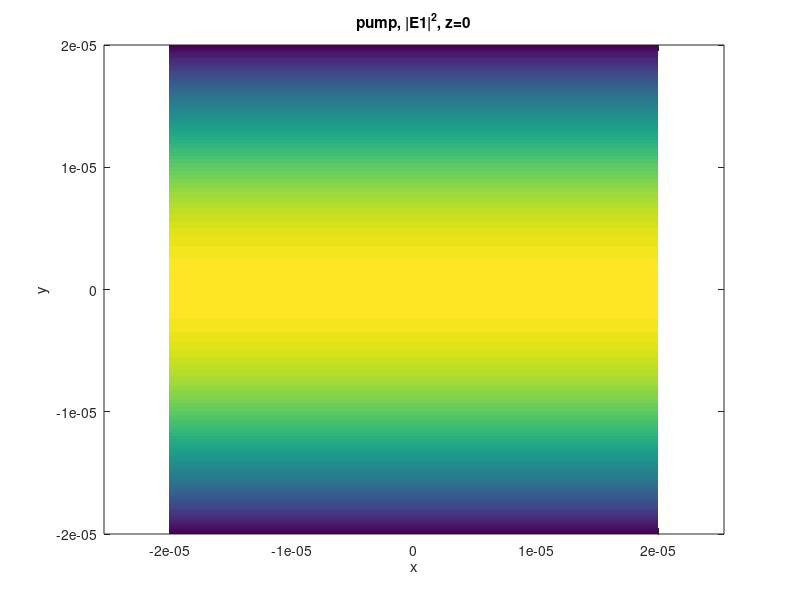
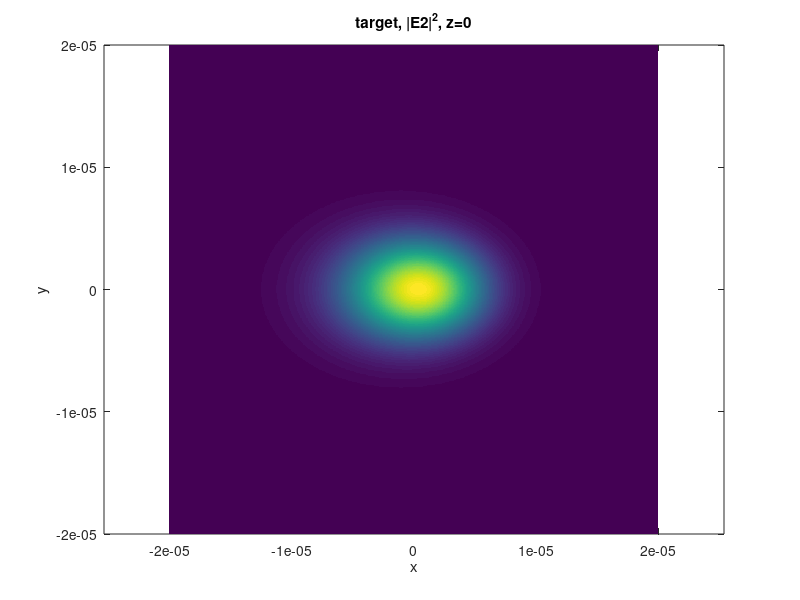
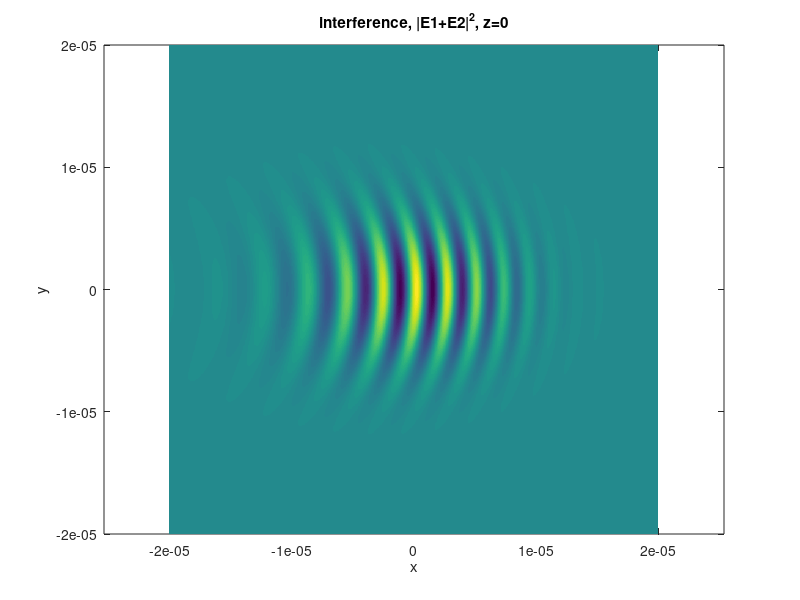
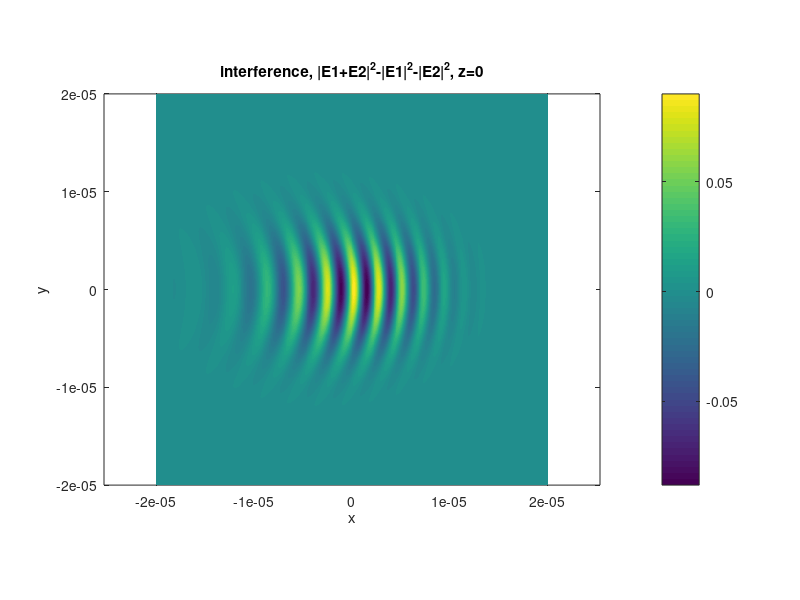

The MATLAB source for these figures, in order:
% 3d interference patterns (holograms)

% interference of a pump beam (Gaussian shape in z, plane wave in x,y) and
% a target beam (plane wave or proper 3D Gaussian)

lam = 780e-9;
k0 = 2*pi/lam;

yzv = [0 0.2 0.4]*1e-6;   % for loop of y or z (cross sections at different positions)
nyzv = length(yzv);

for iyzv=1:nyzv

if (1==0)   % vertical cross section at y=const
    plotsel = 1;
    xv = (-20:0.05:20)*1e-6;
    yv = yzv(iyzv);     %0;     %(-4:0.05:4)*1e-6;
    zv = (-3:0.05:3)*1e-6;
else        % horizontal cross section at z=const
    plotsel = 2;
    xv = (-20:0.05:20)*1e-6;
    yv = (-20:0.05:20)*1e-6;
    zv = yzv(iyzv);     %0.e-6;     %(-3:0.05:3)*1e-6;    
end

[xx,yy,zz] = meshgrid(xv,yv,zv);

% pump field
k1x = k0;
w1 = 2e-6;
w1y = 100*5.8e-6;

E1 = exp(1i*k1x*xx).*exp(-zz.^2/w1^2).*exp(-yy.^2/w1y^2);

figure(101+(iyzv-1)*10)
if plotsel==1
    pcolor(xv,zv,abs(squeeze(E1)').^2)
    xlabel('x'), ylabel('z')
    title(['pump, |E1|^2, y=' num2str(yv)])
else
    pcolor(xv,yv,abs(squeeze(E1)).^2)    
    xlabel('x'), ylabel('y')
    title(['pump, |E1|^2, z=' num2str(zv)])
end
shading flat
axis equal

% target field

if (1==0)   % plane wave
    %al2 = 120 *pi/180;   % propagation angle, 90deg=vertical
    n = [1 1 10];   % direction of propagation
    n = n/norm(n);

    k2x = k0*n(1);
    k2y = k0*n(2);
    k2z = k0*n(3);

    E20 = 0.1;

    E2 = E20*exp(1i*(k2x*xx+k2y*yy+k2z*zz));
end

if (0==0)   % tilted Gaussian
    % al2 = 60 *pi/180;   % propagation angle, 90deg=vertical
    n = [1 0 1];   % direction of propagation
    n = n/norm(n);

    w2 = 2.5e-6;
    zfoc = 50e-6;    % distance to focal point
    E20 = 0.1;

    
    zzr = xx*n(1) + yy*n(2) + zz*n(3);  % z in rotated frame = projection onto prop. direction
    xxr = sqrt(xx.^2+yy.^2+zz.^2 - zzr.^2);     % x=r in rotated frame = the orth. component to z
    zzr = zzr - zfoc;
    
    zR = pi*w2^2/lam;
    w2z = w2*sqrt(1+(zzr/zR).^2);
    eta = atan(zzr/zR);
    %Rz = zzr.*(1+(zR./zzr).^2);
    Rzi = zzr./(zzr.^2 + zR^2);        % inverse of curvature
    
    %E2 = E20 * w2./w2z .* exp(-(xxr./w2z).^2) .* exp(1i*(k0*zzr+k0*xxr./(2*Rz)-eta));
    E2 = E20 * w2./w2z .* exp(-(xxr./w2z).^2) .* exp(1i*(k0*zzr+k0*xxr.^2.*Rzi/2-eta));
end
    
figure(102+(iyzv-1)*10)
if plotsel==1
    pcolor(xv,zv,abs(squeeze(E2)').^2)
    xlabel('x'), ylabel('z')
    title(['target, |E2|^2, y=' num2str(yv)])
else
    pcolor(xv,yv,abs(squeeze(E2)).^2)    
    xlabel('x'), ylabel('y')
    title(['target, |E2|^2, z=' num2str(zv)])
end
shading flat
axis equal

% interference pattern

Et = E1+E2;

figure(103+(iyzv-1)*10)
if plotsel==1
    pcolor(xv,zv,abs(squeeze(Et)').^2)
    xlabel('x'), ylabel('z')
    title(['interference, |E1+E2|^2, y=' num2str(yv)])
else
    pcolor(xv,yv,abs(squeeze(Et)).^2)    
    % pcolor(xv,yv,(abs(squeeze(Et)).^2-abs(squeeze(E1)).^2-abs(squeeze(E2)).^2)./abs(squeeze(E1)).^2)    
    %   note on above:  this is meant to be ~dng, but shouldn't be
    %                   normalised to pump field at z, only to the pump at centre of
    %                   waveguide, or power integrated over z
    xlabel('x'), ylabel('y')
    title(['interference, |E1+E2|^2, z=' num2str(zv)])
end
shading flat
axis equal

% interference term only

Et2 = abs(E1+E2).^2-abs(E1).^2-abs(E2).^2;

figure(104+(iyzv-1)*10)
if plotsel==1
    pcolor(xv,zv,squeeze(Et2)')
    xlabel('x'), ylabel('z')
    title(['interference, |E1+E2|^2-|E1|^2-|E2|^2, y=' num2str(yv)])
else
    pcolor(xv,yv,squeeze(Et2))    
    % pcolor(xv,yv,(abs(squeeze(Et)).^2-abs(squeeze(E1)).^2-abs(squeeze(E2)).^2)./abs(squeeze(E1)).^2)    
    %   note on above:  this is meant to be ~dng, but shouldn't be
    %                   normalised to pump field at z, only to the pump at centre of
    %                   waveguide, or power integrated over z
    xlabel('x'), ylabel('y')
    title(['interference, |E1+E2|^2-|E1|^2-|E2|^2, z=' num2str(zv)])
end
shading flat
axis equal
colorbar

end
